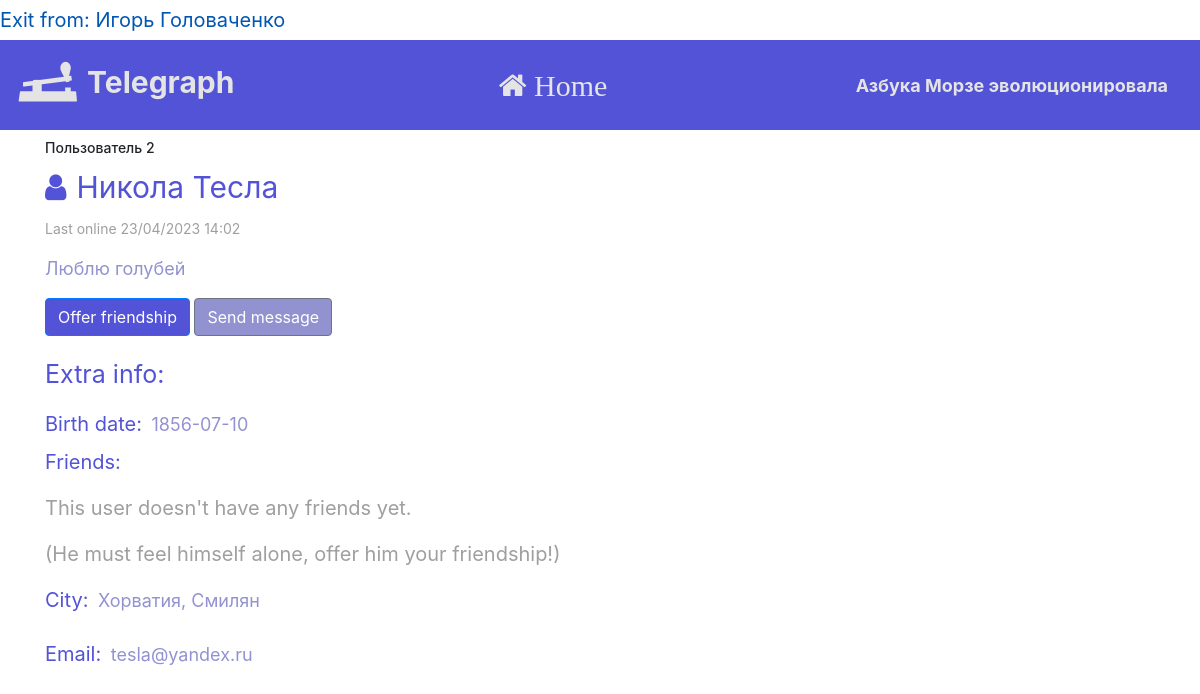
The app's page /profile/2 (signed in), older data.
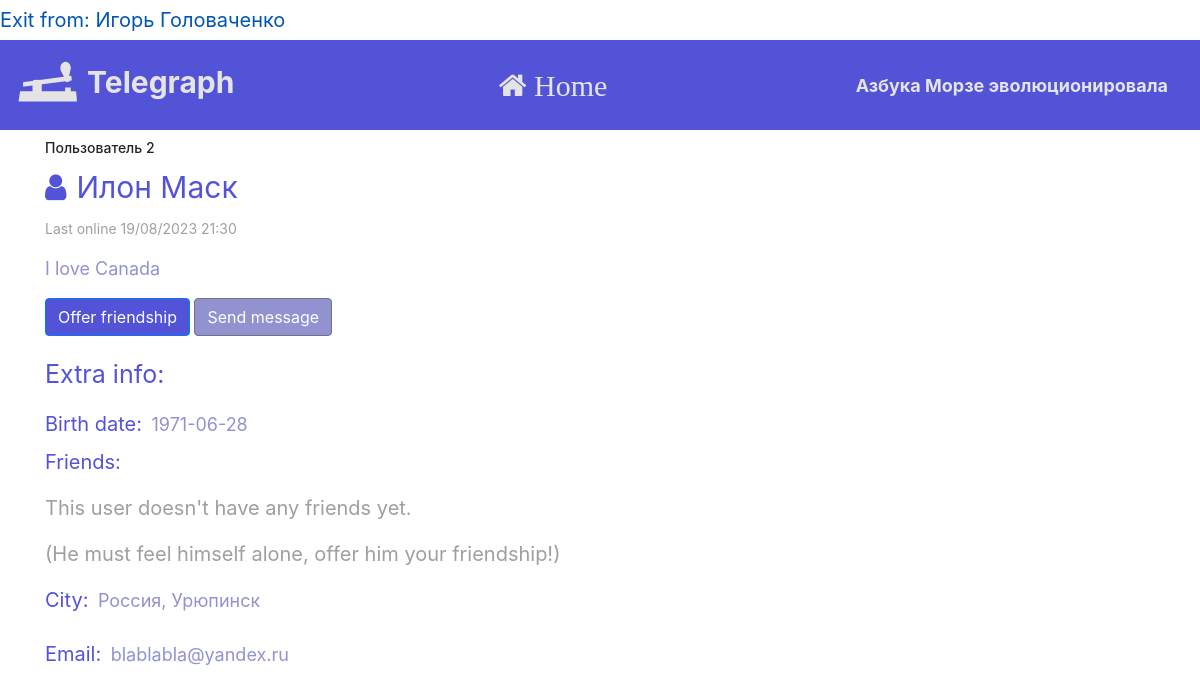
The same page, newer data.
### data/users.py (models this page shows, shortened)
class User(SqlAlchemyBase, UserMixin, SerializerMixin):
    __tablename__ = 'users'
    id = sqlalchemy.Column(sqlalchemy.Integer,
                           primary_key=True, autoincrement=True)
    username = sqlalchemy.Column(sqlalchemy.String)
    bdate = sqlalchemy.Column(sqlalchemy.Date)
    descript = sqlalchemy.Column(sqlalchemy.String)
    friends = sqlalchemy.Column(sqlalchemy.String, default='')
    city = sqlalchemy.Column(sqlalchemy.String)
    email = sqlalchemy.Column(sqlalchemy.String, unique=True)
    last_online = sqlalchemy.Column(sqlalchemy.DateTime,
                                    default=datetime.datetime.now())
    free_chat = sqlalchemy.Column(sqlalchemy.Boolean)
    hashed_password = sqlalchemy.Column(sqlalchemy.String, nullable=True)

### server.py (the view, shortened to what this page needs)
@app.route('/profile/<int:id>', methods=['GET', 'POST'])
def profile(id):
    if not current_user.is_authenticated:
        return redirect('/login')
    db_sess = db_session.create_session()
    current_user.last_online = datetime.datetime.now()
    db_sess.merge(current_user)
    db_sess.commit()
    user = db_sess.query(User).filter(User.id == id).first()
    if user is None:
        return "Пользователя с таким id пока не существует"
    friends = []
    ids = user.friends.split(', ')
    if '' in ids:
        ids.remove('')
    for friend_id in map(int, ids):
        friend = db_sess.query(User).filter(User.id == friend_id).first()
        if friend is not None:
            friends.append(friend)
    our_request = db_sess.query(FriendshipRequest).filter(FriendshipRequest.from_id == current_user.id,
                                                          FriendshipRequest.to_id == id).first()
    his_request = db_sess.query(FriendshipRequest).filter(FriendshipRequest.to_id == current_user.id,
                                                          FriendshipRequest.from_id == id).first()
    root = '/'.join(request.url.split('/')[:-2])
    return render_template('profile.html', title=f'Пользователь {id}', user=user, friends=friends, is_our_request=our_request is not None, is_his_request=his_request is not None, request=his_request, url=root);

### data/db_session.py (called while the page is built)
def create_session() -> Session:
    global __factory
    return __factory()

### server.py (called while the page is built)
@login_manager.user_loader
def load_user(user_id):
    db_sess = db_session.create_session()
    return db_sess.query(User).get(user_id)

### templates/profile.html (shortened to what this page needs)
{% extends "base.html" %}
{% block content %}
<form action="" method="post">
    <h1 style="font-size: 14px; margin-top: 10px;">{{title}}</h1>
    <label style="font-size: 30px; color: #5353d7"><span class="fa fa-user" style="margin-right: 10px"></span>{{ user.username }}</label>
    <p style="font-size: 14px; color: #9f9f9f">Last online {{user.last_online.strftime('%d/%m/%Y %H:%M')}}</p>
    <p style="font-size: 18px; color: #9292d1">{{ user.descript }}</p>
    {% if current_user.is_authenticated and user != current_user %}
    <div>
        {% if current_user not in friends and not is_his_request and not is_our_request %}
        <a href="/friendship_request/{{user.id}}" class="btn btn-primary" style="background-color: #5353d7">Offer friendship</a>
        {% elif is_our_request %}
        <p style="font-size: 20px; color: #9f9f9f">You already have sent a friendship request. Wait for answer</p>
        {% else %}
        <p style="font-size: 20px; color: #9f9f9f">This user is already your friend</p>
        {% endif %}
        {% if current_user in friends or user.free_chat %}
        <a href="/chat/{{user.id}}" class="btn btn-secondary" style="background-color: #9292d1">Send message</a>
        {% endif %}
    </div>
    {% endif %}
    <p style="font-size: 25px; color: #5353d7; margin-top: 20px">Extra info:</p>
    <label style="font-size: 20px; color: #5353d7">Birth date:</label>
    <label style="font-size: 18px; color: #9292d1; margin-left: 5px;">{{ user.bdate }}</label>
    <p style="font-size: 20px; color: #5353d7">Friends:</p>
    {% if friends == [] %}
    {% if user == current_user %}
    <p style="font-size: 20px; color: #9f9f9f">You don't have any friends yet.</p>
    {% else %}
    <p style="font-size: 20px; color: #9f9f9f">This user doesn't have any friends yet.</p>
    <p style="font-size: 20px; color: #9f9f9f">(He must feel himself alone, offer him your friendship!)</p>
    {% endif %}
    {% endif %}
    <label style="font-size: 20px; color: #5353d7">City:</label>
    <label style="font-size: 18px; color: #9292d1; margin-left: 5px;">{{ user.city }}</label>
    <label style="font-size: 20px; color: #5353d7">Email:</label>
    <label style="font-size: 18px; color: #9292d1; margin-left: 5px;">{{ user.email }}</label>
</form>
{% endblock %}

### templates/base.html (shortened to what this page needs)
<!doctype html>
<html lang="en">
<head>
    <link rel="stylesheet"
          href="https://stackpath.bootstrapcdn.com/bootstrap/4.4.1/css/bootstrap.min.css"
>
    <link rel="stylesheet" href="https://maxcdn.bootstrapcdn.com/font-awesome/4.5.0/css/font-awesome.min.css">
</head>
<body>
    <nav>
        {% if current_user.is_authenticated %}
        <a class="navbar-brand" href="/logout">Exit from: {{ current_user.username }}</a>
        {% else %}
        <p>
            <a class="btn btn-primary " href="/register">Зарегистрироваться</a>
            <a class="btn btn-success" href="/login">Войти</a>
        </p>
        {% endif %}
    </nav>
    <header>
        <nav class="navbar navbar-light mainbar">
            <a class="navbar-brand" style="font-size: 30px; color: #e4e4e4; font-weight: bold;" href="#"><img src="{{url}}/static/images/t2.png" height="64" width="64">  Telegraph</a>
            <a style="font-size: 30px; color: #e4e4e4; font-weight: bold;" href="/"><i class="fa fa-home" aria-hidden="true"> Home</i></a>
            <a class="navbar-brand" style="font-size: 18px; color: #e4e4e4; font-weight: bold;" href="#">Азбука Морзе эволюционировала</a>
        </nav>
    </header>
    <main role="main" class="container">
        {% block content %}{% endblock %}
    </main>
</body>
</html>

### templates/base.html (style rules this page uses)
.mainbar { background-color: #5353d7; }

Row changes from the older to the newer data that the page shows:
changed User: username "Никола Тесла" → "Илон Маск"; last_online "23/04/2023 14:02" → "19/08/2023 21:30"; descript "Люблю голубей" → "I love Canada"; bdate "1856-07-10" → "1971-06-28"; city "Хорватия, Смилян" → "Россия, Урюпинск"; email "tesla@yandex.ru" → "blablabla@yandex.ru"
